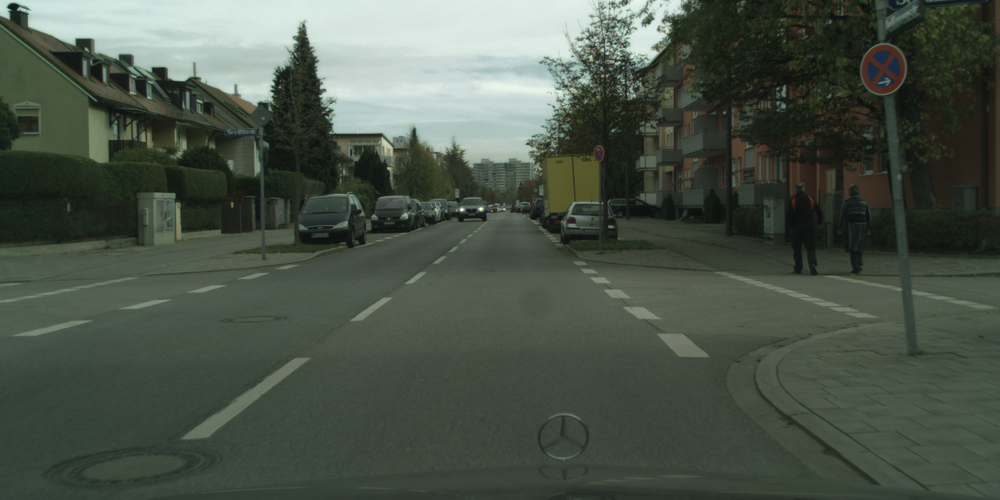
#> input picture experiments/cityscapes/images/02.png, 1000 x 500 px, shrunk from 2048 x 1024 before the run, given in place of 02.jpg, which was not available
$ python image_augmentation.py
#> lines starting #> are read from the running program, lines starting #| are printed output that depends on the picture; pictures that were not available may be replaced by others from this repository, and a replacement may not be noted
#> further down, input_image is the input picture: PIL image 1000x500 RGB; mean R, G, B 74.5, 84.2, 72.8
import numpy
from PIL import Image, ImageEnhance


class ImageAugmentation:

    def __init__(self):
        self.rotation_max       = 30.0

        self.brightness_min     = 0.5
        self.brightness_max     = 1.5

        self.contrast_min       = 0.0
        self.contrast_max       = 2.0

        self.color_min          = 0.5
        self.color_max          = 1.5

    def process(self, image_input):
        image_pil = Image.fromarray(image_input)

        image_pil = self._random_rotation(image_pil)
        image_pil = self._random_colors(image_pil)

        image_np  = numpy.array(image_pil)/255.0
        return image_np

    def _random_rotation(self, image_input):
        angle = self._rnd(-self.rotation_max, self.rotation_max)
        return image_input.rotate(angle)
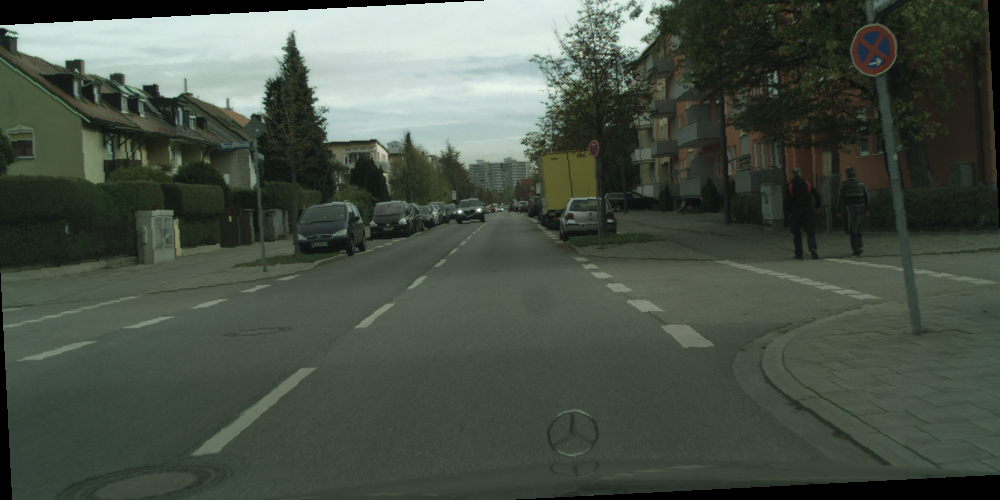
#> returned value: PIL image 1000x500 RGB; mean R, G, B 72.7, 82.1, 71.1

    def _random_colors(self, image_input):
        image_result    = image_input

        br              = self._rnd(self.brightness_min, self.brightness_max)
        con             = self._rnd(self.contrast_min, self.contrast_max)
        col             = self._rnd(self.color_min, self.color_max)

        fil             = ImageEnhance.Brightness(image_result)
        image_result    = fil.enhance(br)
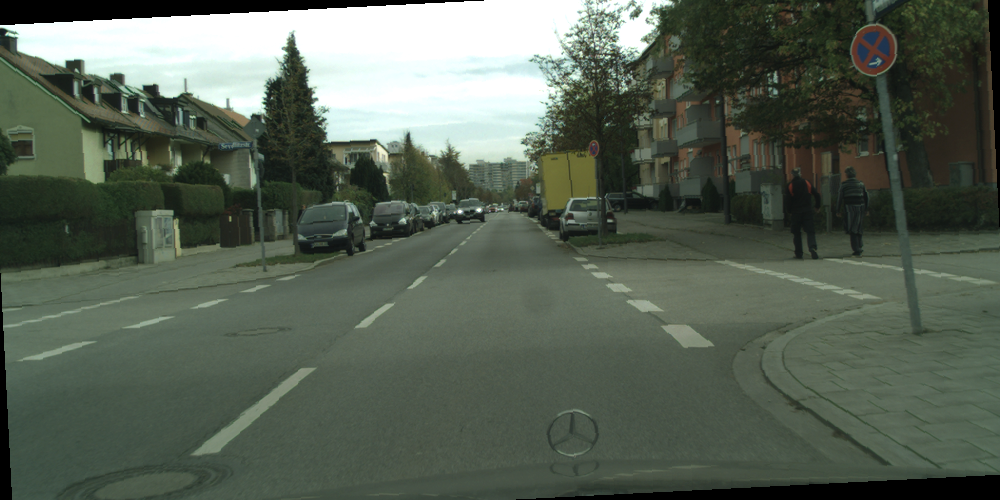
#> image_result: PIL image 1000x500 RGB; mean R, G, B 87.5, 97.8, 84.8

        fil             = ImageEnhance.Contrast(image_result)
        image_result    = fil.enhance(con)
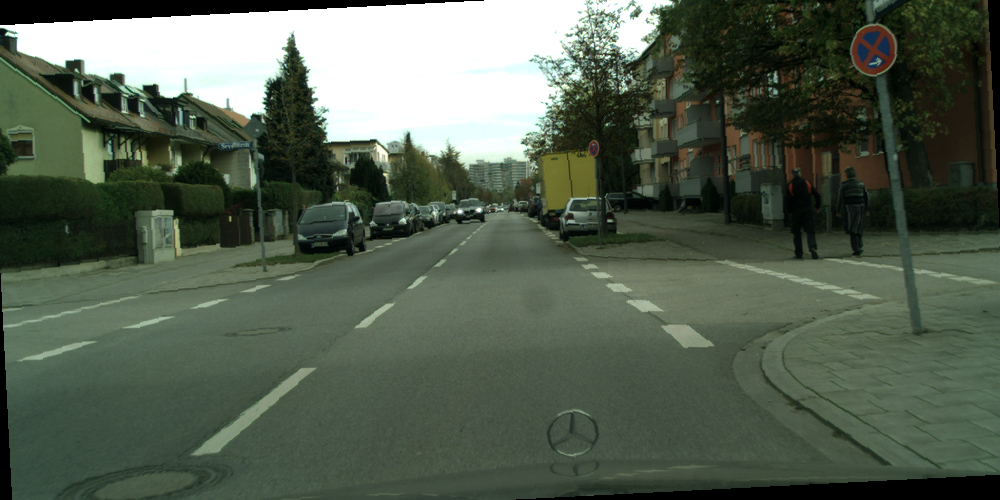
#> image_result: PIL image 1000x500 RGB; mean R, G, B 84.3, 95.7, 80.4

        fil             = ImageEnhance.Color(image_result)
        image_result    = fil.enhance(col)

        return image_result

    def _rnd(self, min_value, max_value):
        return (max_value - min_value)*numpy.random.rand() + min_value

if __name__ == "__main__":
    input_image = Image.open("02.jpg")

    augm = ImageAugmentation()

    result = augm.process(numpy.array(input_image))

    print("\n\n\n\n")
    print(">>> ", result.shape)
#| >>>  (500, 1000, 3)
    print("\n\n\n\n")

    output_image = Image.fromarray(numpy.array(result*255, dtype=numpy.uint8) )

    output_image.show()

$ run again, with experiments/cityscapes/images/01.png copied over experiments/cityscapes/images/02.png
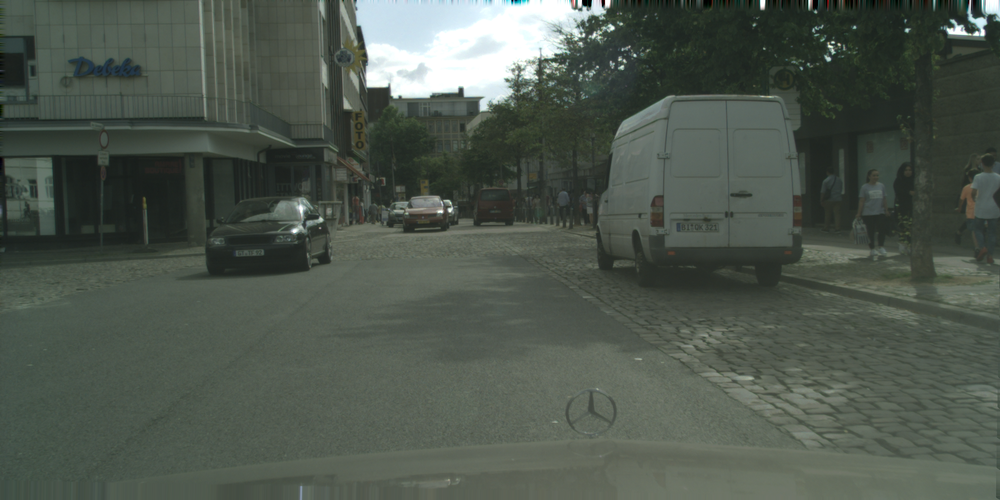
#> input picture experiments/cityscapes/images/01.png, 1000 x 500 px, shrunk from 2048 x 1024 before the run, given in place of 02.jpg, which was not available
#> input_image is the input picture: PIL image 1000x500 RGB; mean R, G, B 78.1, 87.2, 77.6
#> in _random_rotation, `return image_input.rotate(angle)`:
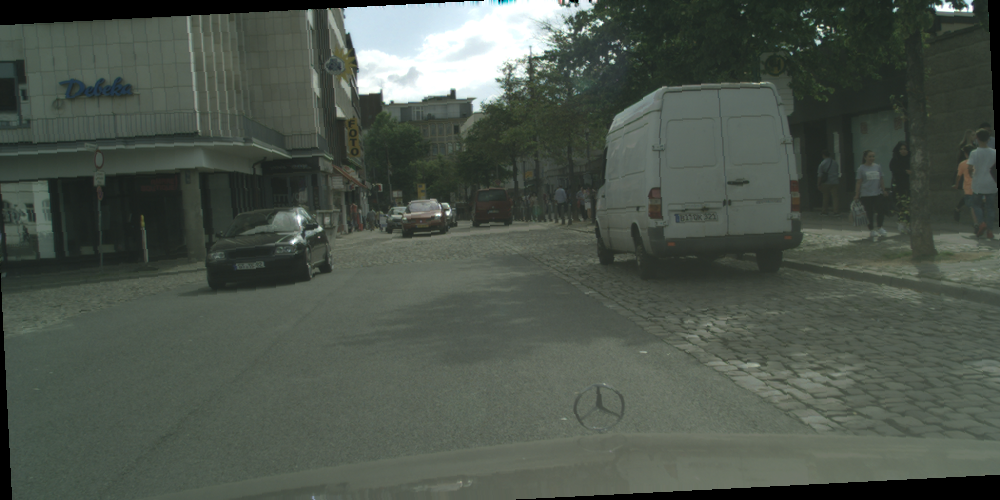
#> returned value: PIL image 1000x500 RGB; mean R, G, B 76.1, 84.8, 75.6
#> in _random_colors, `image_result    = fil.enhance(br)`:
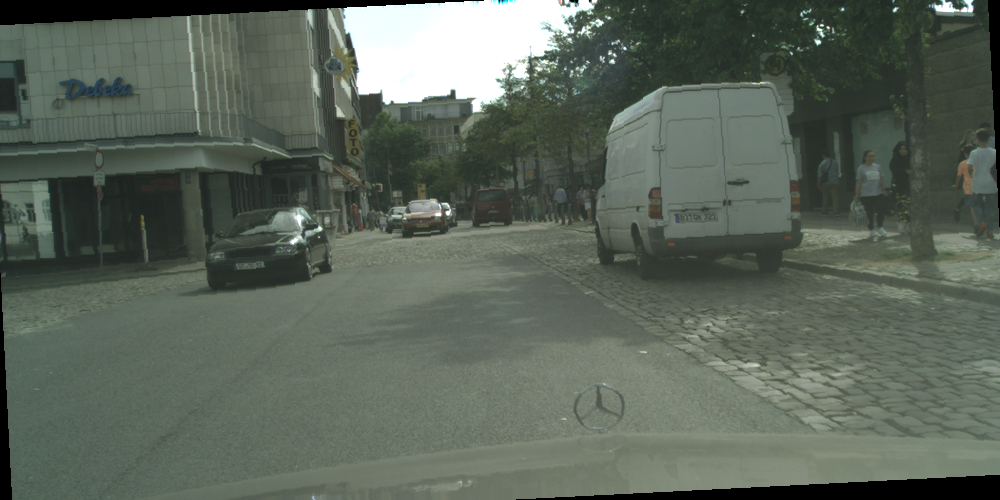
#> image_result: PIL image 1000x500 RGB; mean R, G, B 91.1, 101.2, 89.8
#| >>>  (500, 1000, 3)
